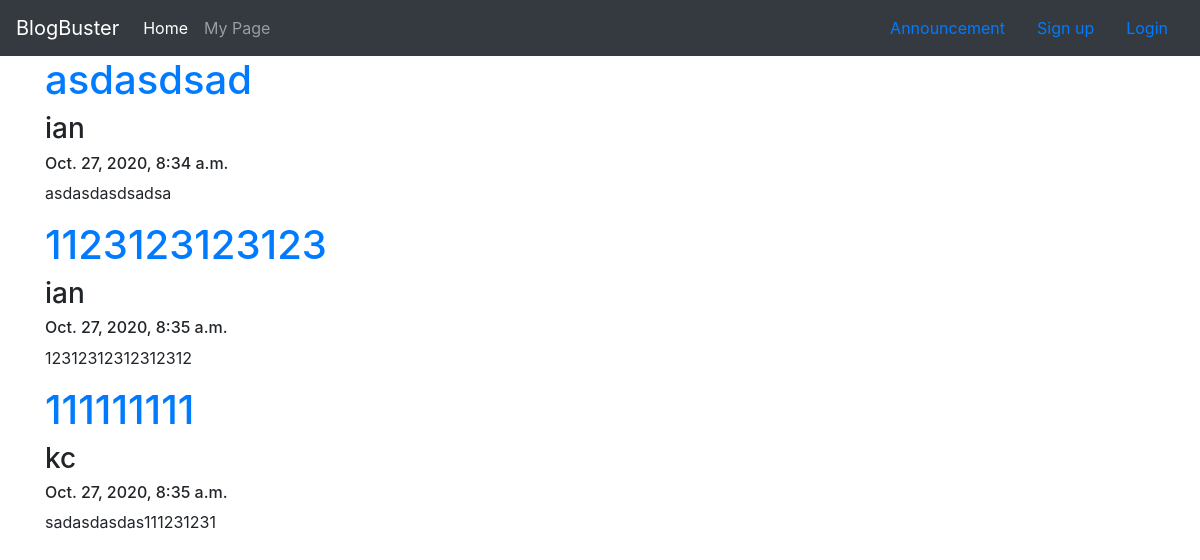
The app's page /, older data.
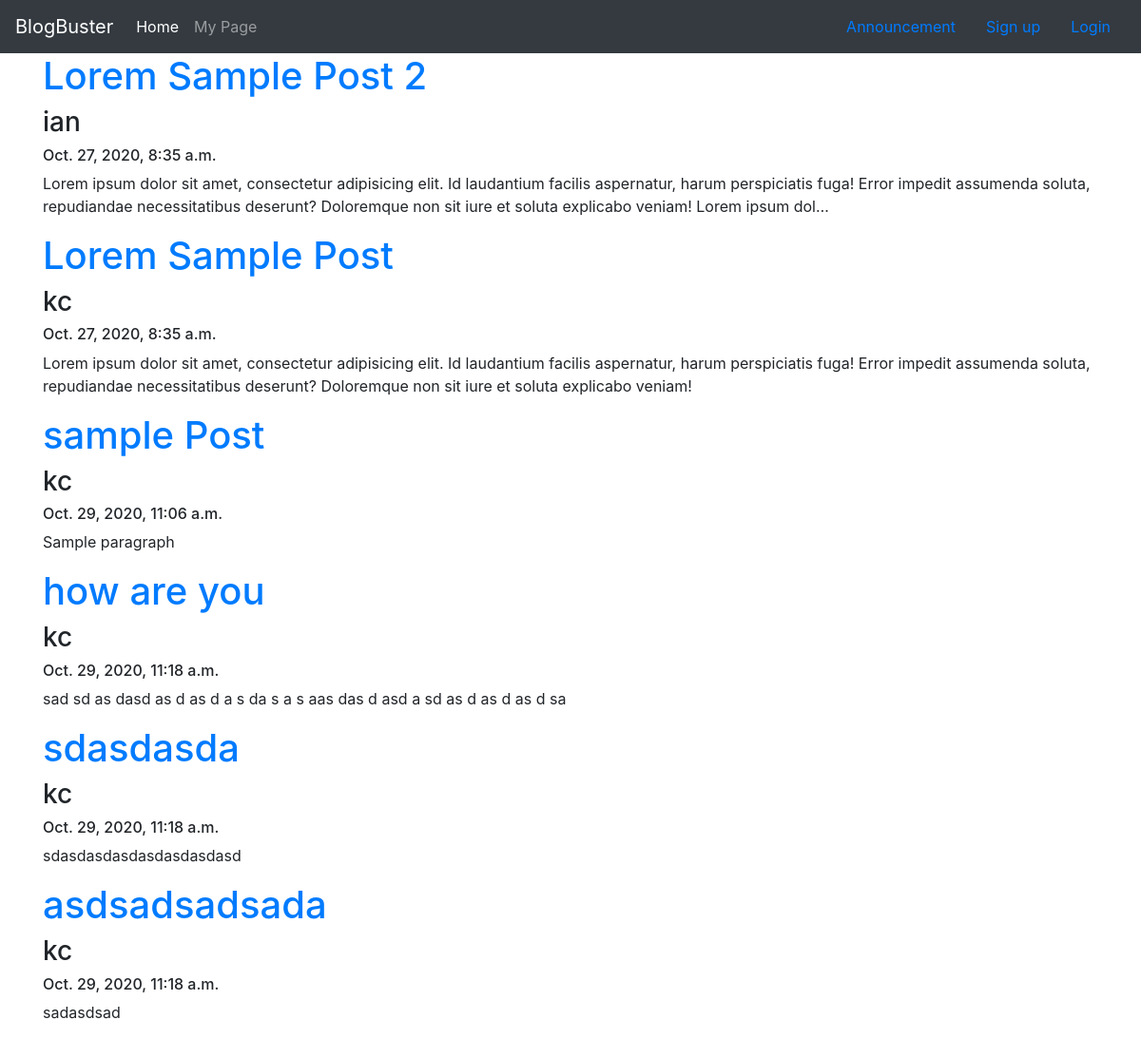
The same page, newer data.
### blogger/models.py (models this page shows, shortened)
class BlogPost(models.Model):
    blog_title = models.CharField(max_length=250)
    blog_content = models.TextField(blank=True)
    blog_publish = models.DateTimeField(auto_now_add=True)
    blog_user = models.ForeignKey(User, on_delete=models.CASCADE)

### blogger/views.py (the view)
# urls.py: 2. Add a URL to urlpatterns:  path('', views.home, name='home')
def home(request):
    content = BlogPost.objects.all()
    return render(request, 'blogger/home.html', {'content':content})

### blogger/templates/blogger/home.html (shortened to what this page needs)
<!DOCTYPE html>
{% extends 'blogger/base.html' %}
    {% block content %}
        <div class="container">
            {% for home in content %}
                <a href="{% url 'detail' home.id %}"><h1>{{home.blog_title}}</h1></a>
                <h3>{{home.blog_user}}</h3>
                <h6>{{ home.blog_publish}}</h6>
            <p>{{home.blog_content|truncatechars:255}}</p>
            {% endfor %}
        </div>
    {% endblock %}

Row changes from the older to the newer data that the page shows:
removed BlogPost: blog_title "asdasdsad", blog_user "ian", blog_publish "Oct. 27, 2020, 8:34 a.m.", blog_content "asdasdasdsadsa"
changed BlogPost "ian": blog_title "1123123123123" → "Lorem Sample Post 2"; blog_content "12312312312312312" → "Lorem ipsum dolor sit amet, consectetur adipisicing elit. Id laudantium facilis aspernatur, harum perspiciatis fuga! Error impedit assumenda soluta, repudiandae necessitatibus deserunt? Doloremque non sit iure et soluta explicabo veniam! Lorem ipsum dol…"
changed BlogPost: blog_title "111111111" → "Lorem Sample Post"; blog_content "sadasdasdas111231231" → "Lorem ipsum dolor sit amet, consectetur adipisicing elit. Id laudantium facilis aspernatur, harum perspiciatis fuga! Error impedit assumenda soluta, repudiandae necessitatibus deserunt? Doloremque non sit iure et soluta explicabo veniam!"
added BlogPost: blog_title "sample Post", blog_user "kc", blog_publish "Oct. 29, 2020, 11:06 a.m.", blog_content "Sample paragraph"
added BlogPost: blog_title "how are you", blog_user "kc", blog_publish "Oct. 29, 2020, 11:18 a.m.", blog_content "sad sd as dasd as d as d a s da s a s aas das d asd a sd as d as d as d sa"
added BlogPost: blog_title "sdasdasda", blog_user "kc", blog_publish "Oct. 29, 2020, 11:18 a.m.", blog_content "sdasdasdasdasdasdasdasd"
added BlogPost: blog_title "asdsadsadsada", blog_user "kc", blog_publish "Oct. 29, 2020, 11:18 a.m.", blog_content "sadasdsad"
